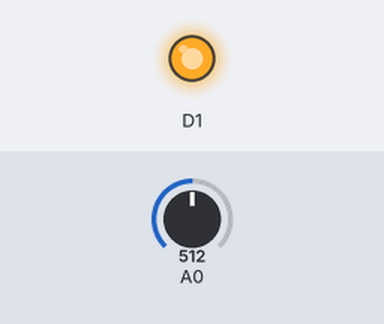
Recording of a sketch running on a simulated ESP8266 (NodeMCU). Parts: output pins drawn as LEDs (lit = HIGH). The test bench sets the inputs (shaded band); at power-on: A0 = 512. WiFi joins after 1.5 s; servers stay silent unless stated; the Firebase database answers and starts empty; what the sketch prints to the serial monitor is not drawn.

Above: at 0.1 s.
At 2.0 s:
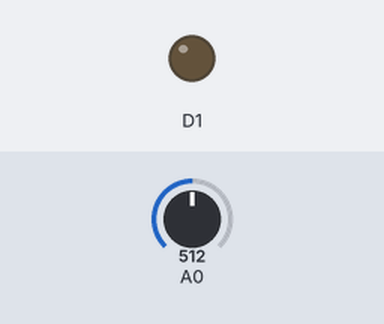
Timing chart, 0 to 3.5 s (numbered marks = the images above):
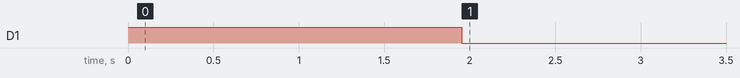

Measured:
- by itself, D1: HIGH → LOW at 2.0 s

The sketch:

led_controller_arduino.ino
```cpp
#include "FirebaseESP8266.h"
#include <ESP8266WiFi.h>

#define FIREBASE_HOST "https://led-controller-b8fea.firebaseio.com"
#define FIREBASE_AUTH "gSM1zijL09ojSezRzhJgh9XxGNJueWLzIunRQWUb"
#define WIFI_SSID "Cương lương khô (Đít to)"
#define WIFI_PASSWORD "khongcopass"
#define LIGHT 2 // define pint 2 for sensor

//Define FirebaseESP8266 data object
FirebaseData firebaseData;
FirebaseJson json;

void setup() {
  Serial.begin(115200);// setup Serial Monitor to display information
  pinMode(LIGHT, INPUT_PULLUP);// define pin as Input  sensor
  pinMode(D1, OUTPUT);
  digitalWrite(D1 , HIGH);

  WiFi.begin(WIFI_SSID, WIFI_PASSWORD);
  Serial.print("Connecting to Wi-Fi");
  while (WiFi.status() != WL_CONNECTED)
  {
    Serial.print(".");
    delay(300);
  }
  Serial.println();
  Serial.print("Connected with IP: ");
  Serial.println(WiFi.localIP());
  Serial.println();

  Firebase.begin(FIREBASE_HOST, FIREBASE_AUTH);
  Firebase.reconnectWiFi(true);

  //Set database read timeout to 1 minute (max 15 minutes)
  Firebase.setReadTimeout(firebaseData, 1000 * 60);
  Firebase.setwriteSizeLimit(firebaseData, "tiny");

}

void loop() {

  int light;
  int lMode = 0;
  int maxValueToTurnOn = 750;

  //Lay du lieu che do den
  if (Firebase.getInt(firebaseData, "/Mode", lMode)) {
  }
  else {
  }
  //Lay du lieu gia tri cam bien lon nhat de bat den
  if (Firebase.getInt(firebaseData, "/MaxValueToTurnOn", maxValueToTurnOn)) {
  }
  else {
  }
  Serial.print("Max: ");
  Serial.println(maxValueToTurnOn);

  //Lay gia tri cam bien
  light = analogRead(A0);

  Serial.print("\nMode: ");
  Serial.print(lMode);

  //Ghi gia tri cam bien len firebase
  Firebase.setInt(firebaseData, "/LightSensor", light);

  //Neu che do = 1 thi bat den
  if (lMode == 1) {
    digitalWrite(D1 , HIGH);
  }

  //Neu che do = 0 thi tat den
  else if (lMode == 0) {
    digitalWrite(D1 , LOW);
  }

  //Neu che do = 2 thì so sanh gia tri cam bien voi gia tri lon nhat de bat den
  else {
    //gia tri cam bien >= max thì bat den
    if (light >= maxValueToTurnOn) {
      digitalWrite(D1 , HIGH);
    }
    //gia tri cam bien < max thì tat den
    else {
      digitalWrite(D1 , LOW);
    }
  }

  delay(10);
}
```
